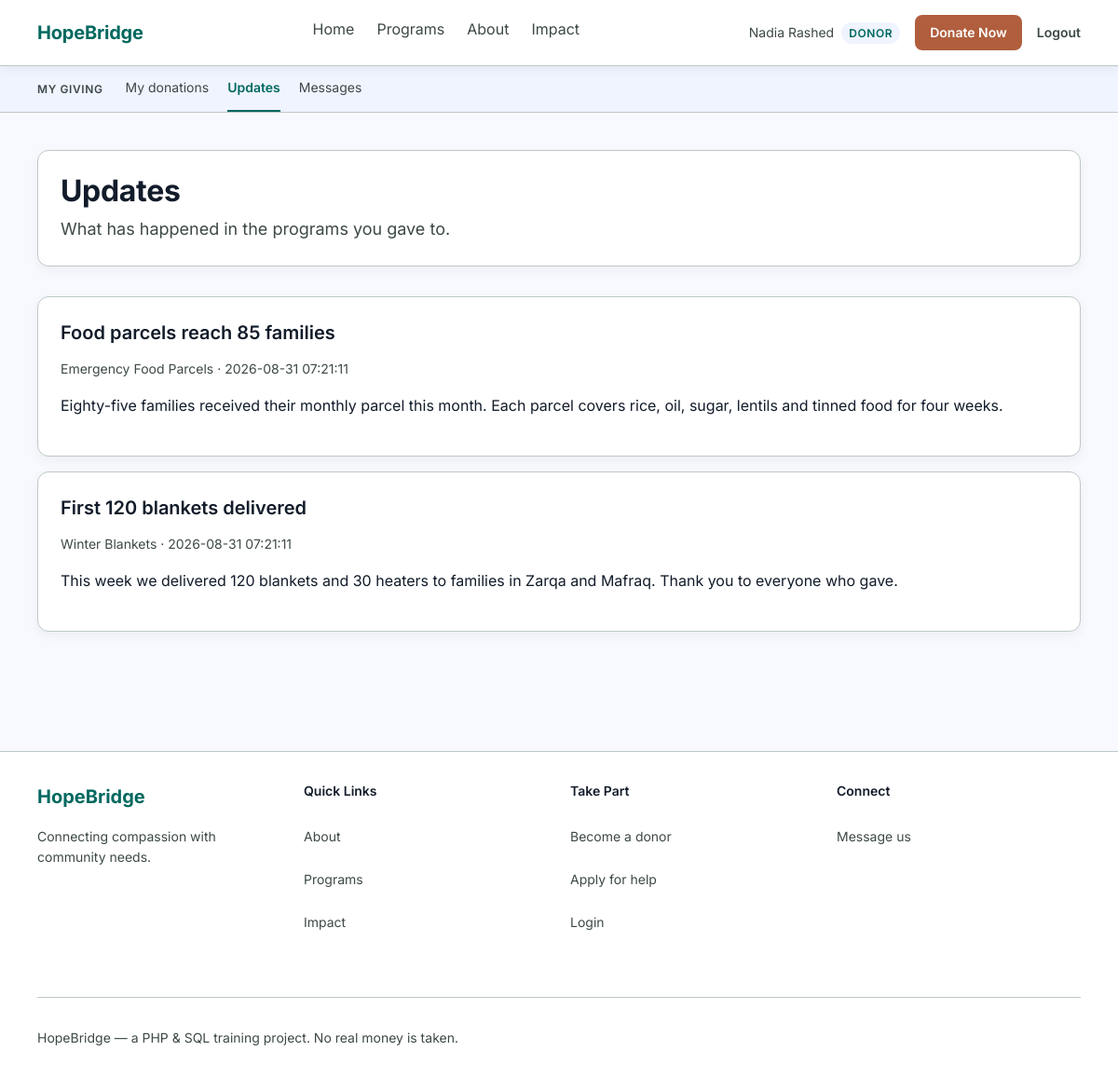
Page /donor_updates.php (signed in) on the committed database.
### tables this page shows
CREATE TABLE updates (
    id INT AUTO_INCREMENT PRIMARY KEY,
    program_id INT NOT NULL,
    title VARCHAR(150) NOT NULL,
    body TEXT NOT NULL,
    created_at DATETIME DEFAULT CURRENT_TIMESTAMP,
    FOREIGN KEY (program_id) REFERENCES programs(id)
);

CREATE TABLE programs (
    id INT AUTO_INCREMENT PRIMARY KEY,
    title VARCHAR(150) NOT NULL,
    description TEXT,
    category VARCHAR(40) NOT NULL DEFAULT 'General',    
    image VARCHAR(120),                                 
    eligibility TEXT,
    goal_amount DECIMAL(10,2) NOT NULL,
    active TINYINT NOT NULL DEFAULT 1,
    created_at DATETIME DEFAULT CURRENT_TIMESTAMP
);

### donor_updates.php (the view, shortened to what this page needs)
<?php
require 'config.php';
$query = $pdo->prepare('SELECT DISTINCT updates.id,
                                        updates.title,
                                        updates.body,
                                        updates.created_at,
                                        programs.title AS program_title
                        FROM updates
                        JOIN programs  ON programs.id = updates.program_id
                        JOIN donations ON donations.program_id = programs.id
                        WHERE donations.donor_id = ?
                        ORDER BY updates.id DESC');
$query->execute([$_SESSION['user_id']]);
$updates = $query->fetchAll();
include 'header.php';
?>
<div class="page-head">
    <div>
        <h1>Updates</h1>
        <p class="subtitle">What has happened in the programs you gave to.</p>
    </div>
</div>
<?php if (count($updates) === 0) { ?>
    <p class="empty">
        There are no updates for you yet. They appear here once you have donated
        to a program and the charity has written a report about it.
    </p>
<?php } else { ?>
    <div class="list">
    <?php foreach ($updates as $update) { ?>
        <div class="card">
            <h3><?php echo htmlspecialchars($update['title']); ?></h3>
            <p class="raised">
                <?php echo htmlspecialchars($update['program_title']); ?>
                &middot; <?php echo $update['created_at']; ?>
            </p>
            <p><?php echo nl2br(htmlspecialchars($update['body'])); ?></p>
        </div>
    <?php } ?>
    </div>
<?php } ?>
<?php include 'footer.php'; ?>

### style.css (style rules this page uses)
:root { --primary: #00685f; --primary-strong: #008378; --accent: #b05e3d; --accent-strong: #924628; --secondary: #0058be; --bg: #f8f9ff; --card: #ffffff; --tint: #eff4ff; --ink: #121c2a; --muted: #3d4947; --line: #bcc9c6; --error: #ba1a1a; --error-bg: #ffdad6; --error-ink: #93000a; --ok-bg: #d7f2ec; --warn-bg: #ffdbce; --warn-ink: #773215; --r-sm: 4px; --r: 8px; --r-md: 12px; --r-full: 999px; --lift-1: 0 4px 12px rgba(0, 0, 0, 0.05); --lift-2: 0 8px 24px rgba(0, 0, 0, 0.10); --ease: cubic-bezier(0.2, 0, 0, 1); --dur-1: 120ms; --dur-2: 220ms; }
* { box-sizing: border-box; }
* { -webkit-tap-highlight-color: rgba(0, 104, 95, 0.10); }
body { margin: 0; background: var(--bg); color: var(--ink); font-family: Inter, system-ui, -apple-system, "Segoe UI", Helvetica, Arial, sans-serif; font-size: 16px; line-height: 1.6; -webkit-font-smoothing: antialiased; }
h1 { font-size: 32px; font-weight: 700; line-height: 1.2; letter-spacing: -0.01em; margin: 0 0 8px; }
h3 { font-size: 20px; font-weight: 600; line-height: 1.4; margin: 0 0 8px; }
.subtitle { margin: 0; color: var(--muted); font-size: 18px; }
.page-head { display: flex; flex-wrap: wrap; align-items: center; justify-content: space-between; gap: 24px; background: var(--card); border: 1px solid var(--line); border-radius: var(--r-md); box-shadow: var(--lift-1); padding: 24px; margin-bottom: 32px; }
.card { background: var(--card); border: 1px solid var(--line); border-radius: var(--r-md); box-shadow: var(--lift-1); padding: 24px; transition: box-shadow var(--dur-2) var(--ease), border-color var(--dur-2) var(--ease); }
.card h3 { margin: 0 0 8px; }
.raised { font-size: 14px; color: var(--muted); }
.list > * + * { margin-top: 16px; }
.page-head, .hero .words > div, .impact-bar .inner, .grid > * { animation: rise 320ms var(--ease) both; animation-delay: 60ms; }
.page-head, .hero .words > div { animation-delay: 0ms; }

### rows in the picture
updates: title "Food parcels reach 85 families", program.title "Emergency Food Parcels", created_at "2026-08-31 07:21:11", body "Eighty-five families received their monthly parcel this month. Each parcel covers rice, oil, sugar, lentils and tinned food for four weeks."
updates: title "First 120 blankets delivered", program.title "Winter Blankets", created_at "2026-08-31 07:21:11", body "This week we delivered 120 blankets and 30 heaters to families in Zarqa and Mafraq. Thank you to everyone who gave."

### other values in the picture
$label "Home"
$label "Programs"
$label "About"
$label "Impact"
$_SESSION['name'] "Nadia Rashed"
$_SESSION['role'] "DONOR"
$section "MY GIVING"
$label "My donations"
$label "Updates"
$label "Messages"
